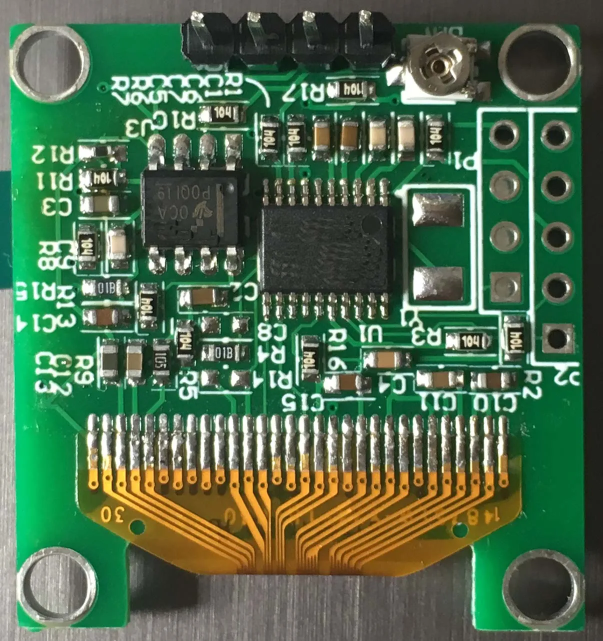
#> input picture photoetalon.jpg, 1206 x 1281 px, found by its file name (shown at 1/2 size)
$ python test_sectors_full.py
#> lines starting #> are read from the running program, lines starting #| are printed output that depends on the picture
### new_detect.py
from __future__ import annotations

import argparse
import datetime as dt
from pathlib import Path as FilePath
import struct
import sys
import pickle

import math
import numpy as np
import serial
from PIL import Image
import matplotlib.pyplot as plt
from scipy import ndimage
from matplotlib.path import Path as MplPath

try:
    import cv2
    CV2_AVAILABLE = True
except ImportError:
    CV2_AVAILABLE = False
    print("[Предупреждение] Модуль cv2 (OpenCV) не установлен. Устранение дисторсии недоступно.")


# ========== Функции для устранения дисторсии ==========

# [43 lines left out: function undistort_image, not called in this run]


CMD_PING = b"\x70"
CMD_CAPTURE = b"\x71"
PING_REPLY = b"OK"


# [38 lines left out: functions read_exact, capture_once, default_filename, not called in this run]


def get_homography(src_points, dst_points):
    """
    Вычисляет матрицу гомографии на основе четырех соответствующих точек.
    Из gomography.py - использует правильную формулу для растяжения изображений.

    :param src_points: Список исходных точек (x, y)
    :param dst_points: Список целевых точек (x, y)
    :return: Матрица гомографии 3x3
    """
    assert len(src_points) == 4 and len(dst_points) == 4, "Должно быть ровно 4 точки."

    # Создание матрицы A
    A = []
    for i in range(4):
        x, y = src_points[i]
        x_prime, y_prime = dst_points[i]
        A.append([-x, -y, -1, 0, 0, 0, x * x_prime, y * x_prime, x_prime])
        A.append([0, 0, 0, -x, -y, -1, x * y_prime, y * y_prime, y_prime])

    A = np.array(A)

    # Решение для матрицы H с использованием SVD
    U, S, Vt = np.linalg.svd(A)
    H = Vt[-1].reshape(3, 3)

    # Нормализация матрицы H
    H /= H[2, 2]
    print(f"H: {H}")

    return H


# Сохраняем старую функцию для обратной совместимости
def find_equals(src_points, dst_points):
    """Алиас для get_homography для обратной совместимости"""
    return get_homography(src_points, dst_points)


def extract_pcb_region(image, corners, padding=5):
    """
    Вырезает область платы внутри углов

    Parameters:
    image: numpy array - исходное изображение
    corners: list - список углов [(x1,y1), (x2,y2), (x3,y3), (x4,y4)]

    Returns:
    numpy array - вырезанная область платы
    tuple - bounding box (min_x, min_y, max_x, max_y)
    """
    if not corners or len(corners) < 4:
        h, w = image.shape[:2]
        return image.copy(), (0, 0, w, h), np.ones((h, w), dtype=bool)

    h, w = image.shape[:2]
    poly_path = MplPath(corners)
    y_grid, x_grid = np.mgrid[0:h, 0:w]
    coords = np.vstack((x_grid.ravel(), y_grid.ravel())).T
    mask = poly_path.contains_points(coords).reshape(h, w)

    if padding > 0:
        mask = ndimage.binary_dilation(mask, iterations=padding)

    ys, xs = np.where(mask)
    if len(ys) == 0:
        return image.copy(), (0, 0, w, h), mask

    min_y = max(0, ys.min())
    max_y = min(h, ys.max() + 1)
    min_x = max(0, xs.min())
    max_x = min(w, xs.max() + 1)

    clipped_mask = mask[min_y:max_y, min_x:max_x]

    if len(image.shape) == 3:
        masked_img = image.copy()
        masked_img[~mask] = 0
    else:
        masked_img = image.copy()
        masked_img[~mask] = 0

    extracted = masked_img[min_y:max_y, min_x:max_x]

    return extracted, (min_x, min_y, max_x, max_y), clipped_mask


def adapt_homography_for_cropped_regions(H, ref_bbox, test_bbox):
    """
    Адаптирует матрицу гомографии для работы с вырезанными областями

    Parameters:
    H: numpy array (3x3) - исходная матрица гомографии
    ref_bbox: tuple - bounding box эталонной области (min_x, min_y, max_x, max_y)
    test_bbox: tuple - bounding box тестовой области (min_x, min_y, max_x, max_y)

    Returns:
    numpy array - адаптированная матрица гомографии
    """
    ref_min_x, ref_min_y, ref_max_x, ref_max_y = ref_bbox
    test_min_x, test_min_y, test_max_x, test_max_y = test_bbox

    # Создаем матрицы смещения для эталонного и тестового изображений
    T_ref = np.array([
        [1, 0, -ref_min_x],
        [0, 1, -ref_min_y],
        [0, 0, 1]
    ])

    T_test_inv = np.array([
        [1, 0, test_min_x],
        [0, 1, test_min_y],
        [0, 0, 1]
    ])

    # Адаптируем матрицу гомографии: H_adapted = T_ref * H * T_test_inv
    H_adapted = T_ref @ H @ T_test_inv

    return H_adapted


# [9 lines left out: function shift_corners_to_origin, not called in this run]


def subpixel(image, x, y):
    """
    Билинейная интерполяция для получения цвета пикселя в субпиксельных координатах.
    Из gomography.py - обеспечивает качественное растяжение изображений.
    """
    width_img, height_img = image.size
    x_A, y_A = int(round(x)), int(round(y))
    x_B, y_B = (x_A + 1), y_A
    x_C, y_C = x_A, (y_A + 1)
    x_D, y_D = (x_A + 1), (y_A + 1)

    if 0 <= x_A < width_img and 0 <= y_A < height_img and \
       0 <= x_B < width_img and 0 <= y_B < height_img and \
       0 <= x_C < width_img and 0 <= y_C < height_img and \
       0 <= x_D < width_img and 0 <= y_D < height_img:

        P_A = image.getpixel((x_A, y_A))
        P_B = image.getpixel((x_B, y_B))
        P_C = image.getpixel((x_C, y_C))
        P_D = image.getpixel((x_D, y_D))

        # Билинейная интерполяция по Y
        P_E = tuple(a * (1 - (y - y_A)) + b * (1 - (y_C - y)) for a, b in zip(P_A, P_C))
        P_F = tuple(a * (1 - (y - y_B)) + b * (1 - (y_D - y)) for a, b in zip(P_B, P_D))

        # Билинейная интерполяция по X
        P = tuple(int(a * (1 - (x - x_A)) + b * (1 - (x_B - x))) for a, b in zip(P_E, P_F))
    else:
        # Если координаты вне границ, возвращаем ближайший пиксель
        x_safe = max(0, min(width_img - 1, int(round(x))))
        y_safe = max(0, min(height_img - 1, int(round(y))))
        P = image.getpixel((x_safe, y_safe))

    return P


def apply_homography_img(image, H, width, height):
    """
    Применяет матрицу гомографии к изображению с билинейной интерполяцией.
    Из gomography.py - обеспечивает качественное растяжение изображений.

    :param image: Исходное изображение (PIL Image)
    :param H: Матрица гомографии 3x3
    :param width: Ширина выходного изображения
    :param height: Высота выходного изображения
    :return: Преобразованное изображение (PIL Image)
    """
    # Получение размеров изображения
    width_img, height_img = image.size

    # Создание нового изображения для хранения результата
    transformed_image = Image.new("RGB", (width, height))

    # Преобразование матрицы гомографии в обратную
    H_inv = np.linalg.inv(H)

    for y in range(height):
        for x in range(width):
            # Преобразование координат пикселя в однородные координаты
            original_point = np.array([x, y, 1])
            transformed_point = H_inv @ original_point

            # Нормализация
            transformed_point /= transformed_point[2]

            # Получение новых координат
            src_x, src_y = transformed_point[0], transformed_point[1]

            # Проверка, находятся ли новые координаты в пределах изображения
            if 0 <= src_x < width_img and 0 <= src_y < height_img:
                # Используем билинейную интерполяцию для качественного растяжения
                transformed_image.putpixel((x, y), subpixel(image, src_x, src_y))

    return transformed_image


def transform_pcb_to_reference(test_pcb_region, H_adapted, reference_pcb_region_shape, test_mask=None):
    """
    Преобразует вырезанную область тестовой платы в координаты вырезанной области эталонной платы.
    Теперь использует PIL с билинейной интерполяцией для качественного растяжения.
    Удаляет черный фон, оставляя только область платы.

    Parameters:
    test_pcb_region: numpy array - вырезанная область тестовой платы
    H_adapted: numpy array (3x3) - адаптированная матрица гомографии
    reference_pcb_region_shape: tuple - размер вырезанной области эталонной платы
    test_mask: numpy array (optional) - маска платы для удаления фона

    Returns:
    numpy array - преобразованная область тестовой платы без черного фона
    """
    ref_height, ref_width = reference_pcb_region_shape[:2]

    # Конвертируем numpy array в PIL Image для качественного преобразования
    if test_pcb_region.dtype != np.uint8:
        if test_pcb_region.max() <= 1.0:
            test_pcb_uint8 = (np.clip(test_pcb_region, 0.0, 1.0) * 255.0).astype(np.uint8)
        else:
            test_pcb_uint8 = np.clip(test_pcb_region, 0, 255).astype(np.uint8)
    else:
        test_pcb_uint8 = test_pcb_region
    # Создаем PIL Image из numpy array
    if len(test_pcb_region.shape) == 3:
        test_pil = Image.fromarray(test_pcb_uint8, mode='RGB')
    else:
        # Grayscale -> RGB
        test_pil = Image.fromarray(test_pcb_uint8, mode='L').convert('RGB')

    # Применяем гомографию с билинейной интерполяцией
    transformed_pil = apply_homography_img(test_pil, H_adapted, ref_width, ref_height)

    # Конвертируем обратно в numpy array
    transformed_array = np.asarray(transformed_pil).astype(np.float32) / 255.0

    # Если исходное было grayscale, конвертируем обратно
    if len(test_pcb_region.shape) == 2:
        transformed_array = np.dot(transformed_array[..., :3], [0.2989, 0.5870, 0.1140])

    # Удаляем черный фон, используя маску или автоматическое определение
    if test_mask is not None:
        # Преобразуем маску так же, как изображение
        mask_uint8 = (test_mask.astype(np.uint8) * 255)
        if len(mask_uint8.shape) == 2:
            mask_pil = Image.fromarray(mask_uint8, mode='L').convert('RGB')
        else:
            mask_pil = Image.fromarray(mask_uint8, mode='RGB')

        transformed_mask_pil = apply_homography_img(mask_pil, H_adapted, ref_width, ref_height)
        transformed_mask = np.asarray(transformed_mask_pil).astype(np.float32) / 255.0

        # Берем только один канал маски
        if len(transformed_mask.shape) == 3:
            mask_gray = np.dot(transformed_mask[..., :3], [0.2989, 0.5870, 0.1140])
        else:
            mask_gray = transformed_mask

        # Применяем маску: обнуляем пиксели вне платы (более строгий порог)
        mask_bool = mask_gray > 0.3  # Снижен порог для лучшего удаления фона

        # Обнуляем пиксели вне платы
        if len(transformed_array.shape) == 3:
            transformed_array[~mask_bool] = 0.0
    else:
        transformed_array[~mask_bool] = 0.0
        # Автоматическое определение черного фона
        # Черный фон - это пиксели с очень низкой яркостью
        if len(transformed_array.shape) == 3:
            brightness = np.mean(transformed_array, axis=2)
        else:
            brightness = transformed_array

        # Более умное определение фона: используем адаптивный порог
        # Фон - это пиксели, которые значительно темнее среднего значения
        mean_brightness = np.mean(brightness[brightness > 0.1])  # Среднее по не-черным пикселям
        if mean_brightness > 0:
            background_threshold = min(0.1, mean_brightness * 0.3)  # 30% от среднего или 0.1
        else:
            background_threshold = 0.05

        mask_bool = brightness > background_threshold

        # Обнуляем пиксели фона
        if len(transformed_array.shape) == 3:
            transformed_array[~mask_bool] = 0.0
        else:
            transformed_array[~mask_bool] = 0.0

    # Приводим к исходному типу данных
    if test_pcb_region.dtype == np.uint8:
        transformed_array = (transformed_array * 255.0).astype(np.uint8)
    else:
        transformed_array = transformed_array.astype(test_pcb_region.dtype)

    return transformed_array


# [355 lines left out: functions rectify_pcb_to_corners, crop_to_pcb_region, to_grayscale_float, compare_pcb_regions, compare_pcb_by_grid, plot_corners and 1 more, not called in this run]


def apply_homography(H, points):
    """
    Применяет матрицу гомографии H к точкам
    """
    points_array = np.array(points, dtype=np.float32)
    homogeneous_points = np.column_stack([points_array, np.ones(len(points_array))])

    transformed = (H @ homogeneous_points.T).T
    transformed_cartesian = transformed[:, :2] / transformed[:, 2:3]

    return [(float(x), float(y)) for x, y in transformed_cartesian]


class PCBCornerDetector:
    def __init__(self):
        pass

    def find_pcb_corners_simple(self, image):
        """
        Простой метод поиска углов платы через анализ градиентов
        """
        if len(image.shape) == 3:
            gray = np.dot(image[..., :3], [0.2989, 0.5870, 0.1140])
        else:
            gray = image.copy()

        height, width = gray.shape
        edges = []

        # Поиск границ по всем сторонам
        border_size = min(height, width) // 10

        # Верхняя граница
        for j in range(border_size, width - border_size, 5):
            for i in range(border_size, height // 3):
                if abs(int(gray[i, j]) - int(gray[i - 1, j])) > 30:
                    edges.append((j, i))
                    break

        # Нижняя граница
        for j in range(border_size, width - border_size, 5):
            for i in range(height - border_size, height * 2 // 3, -1):
                if abs(int(gray[i, j]) - int(gray[i - 1, j])) > 30:
                    edges.append((j, i))
                    break

        # Левая граница
        for i in range(border_size, height - border_size, 5):
            for j in range(border_size, width // 3):
                if abs(int(gray[i, j]) - int(gray[i, j - 1])) > 30:
                    edges.append((j, i))
                    break

        # Правая граница
        for i in range(border_size, height - border_size, 5):
            for j in range(width - border_size, width * 2 // 3, -1):
                if abs(int(gray[i, j]) - int(gray[i, j - 1])) > 30:
                    edges.append((j, i))
                    break

        # Кластеризация по углам
        if len(edges) >= 4:
            corners = self._cluster_corners(edges, width, height)
            return self._order_corners(corners)

        # Fallback: углы изображения с отступом
        margin = 50
        return [
            [margin, margin],
            [width - margin, margin],
            [width - margin, height - margin],
            [margin, height - margin]
        ]

    def _cluster_corners(self, edges, width, height):
        """Кластеризует точки границ по углам"""
        quadrants = {
            'top_left': [], 'top_right': [],
            'bottom_left': [], 'bottom_right': []
        }

        center_x, center_y = width // 2, height // 2

        for x, y in edges:
            if x < center_x and y < center_y:
                quadrants['top_left'].append((x, y))
            elif x >= center_x and y < center_y:
                quadrants['top_right'].append((x, y))
            elif x < center_x and y >= center_y:
                quadrants['bottom_left'].append((x, y))
            else:
                quadrants['bottom_right'].append((x, y))

        corners = []
        for quadrant_name, points in quadrants.items():
            if points:
                if quadrant_name == 'top_left':
                    target = (0, 0)
                elif quadrant_name == 'top_right':
                    target = (width, 0)
                elif quadrant_name == 'bottom_left':
                    target = (0, height)
                else:
                    target = (width, height)

                closest = min(points, key=lambda p: math.sqrt((p[0] - target[0]) ** 2 + (p[1] - target[1]) ** 2))
                corners.append(closest)

        return corners

    def _order_corners(self, corners):
        """Упорядочивает углы"""
        if len(corners) != 4:
            return corners

        corners_sorted = sorted(corners, key=lambda p: p[1])
        top = sorted(corners_sorted[:2], key=lambda p: p[0])
        bottom = sorted(corners_sorted[2:], key=lambda p: p[0])

        return [top[0], top[1], bottom[1], bottom[0]]

    def align_and_compare(self, reference_image, test_image):
        """
        Находит углы на обоих изображениях, вычисляет гомографию и выравнивает
        """
        # Находим углы на эталонном и тестовом изображениях
        reference_corners = self.find_pcb_corners_simple(reference_image)
        test_corners = self.find_pcb_corners_simple(test_image)

        print(f"Углы эталонного изображения: {reference_corners}")
        print(f"Углы тестового изображения: {test_corners}")

        if len(reference_corners) != 4 or len(test_corners) != 4:
            print("Не удалось найти 4 угла на одном из изображений")
            return None, test_corners, reference_corners, test_corners

        try:
            # Вычисляем матрицу гомографии
            H = find_equals(test_corners, reference_corners)
            print("Матрица гомографии H вычислена успешно")

            # Применяем гомографию к углам тестового изображения
            aligned_test_corners = apply_homography(H, test_corners)
            print(f"Выровненные углы тестового изображения: {aligned_test_corners}")

            return H, aligned_test_corners, reference_corners, test_corners

        except Exception as e:
            print(f"Ошибка при вычислении гомографии: {e}")
            return None, test_corners, reference_corners, test_corners


# [337 lines left out: functions run_comparison_pipeline, run_comparison_from_paths, parse_cli_args, set_reference_cmd, add_test_cmd, main, not called in this run]


# [2 lines that do not run on import are left out]

### legacy/test_sectors_full.py
"""
Детекция дефектов печатных плат:
1. Эквализация яркости цветов (после гомографии)
2. Детекция компонентов (проверка наличия, отсутствия, лишних)
"""

import numpy as np
from PIL import Image
import matplotlib.pyplot as plt
from scipy import ndimage
from scipy.spatial.distance import cdist
from matplotlib.patches import Rectangle, Circle
from new_detect import (
    PCBCornerDetector,
    extract_pcb_region,
    adapt_homography_for_cropped_regions,
    transform_pcb_to_reference
)


# [130 lines left out: functions equalize_brightness, _histogram_matching, _mean_std_matching, not called in this run]


class ComponentDetector:
    """
    Класс для детекции компонентов на печатной плате.
    """

    # [393 lines left out: functions __init__, detect_components, match_components, visualize_components, to_grayscale_float, compute_local_difference_map and 2 more, not called in this run]


def main():
    """
    Основная функция для детекции дефектов компонентов на печатных платах.
    """
    # Загрузка изображений
    reference_path = 'photoetalon.jpg'  # путь к эталонному изображению
    test_path = 'photoschakal.jpg'  # путь к тестовому изображению

    print("Загрузка изображений...")
    reference_img = Image.open(reference_path)
#> reference_img is the input picture: PIL image 1206x1281 RGB; mean R, G, B 80.5, 109, 79.1
    test_img = Image.open(test_path)
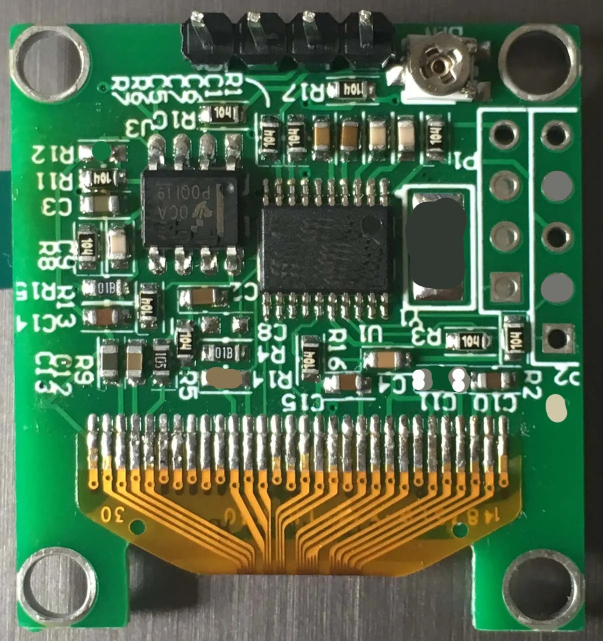
#> input picture photoschakal.jpg, 1206 x 1281 px, found by its file name (shown at 1/2 size)
#> test_img is the input picture: PIL image 1206x1281 RGB; mean R, G, B 80.8, 108.8, 79.2

    reference_array = np.array(reference_img)
    test_array = np.array(test_img)

    print(f"Эталон: {reference_array.shape}, Тест: {test_array.shape}")
#| Эталон: (1281, 1206, 3), Тест: (1281, 1206, 3)

    # Шаг 1: Находим углы и выравниваем изображения (гомография)
    print("\n=== ШАГ 1: ГОМОГРАФИЯ (выравнивание) ===")
    detector = PCBCornerDetector()
    H, aligned_corners, ref_corners, test_corners = detector.align_and_compare(
        reference_array, test_array
    )
#> in find_pcb_corners_simple, `gray = np.dot(image[..., :3], [0.2989, 0.5870, 0.1140])`:
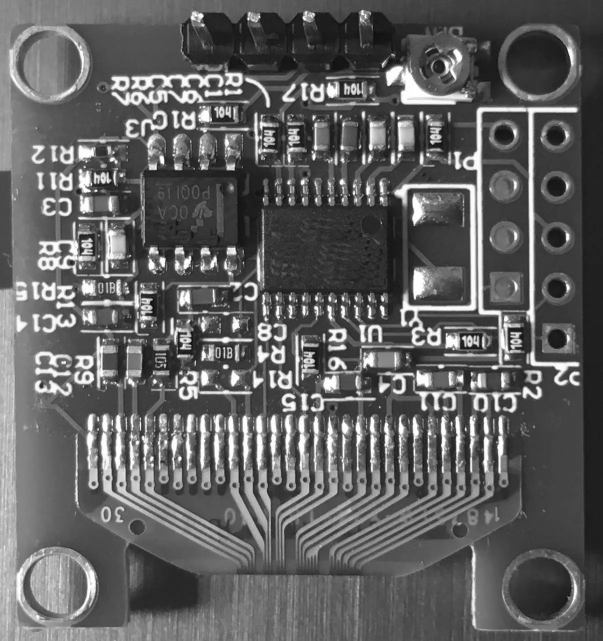
#> gray: shape (1281, 1206) float64 (shown at 1/2 size); min 2.35, max 255, mean 97
#> (the rest of the program and of its run is left out)
